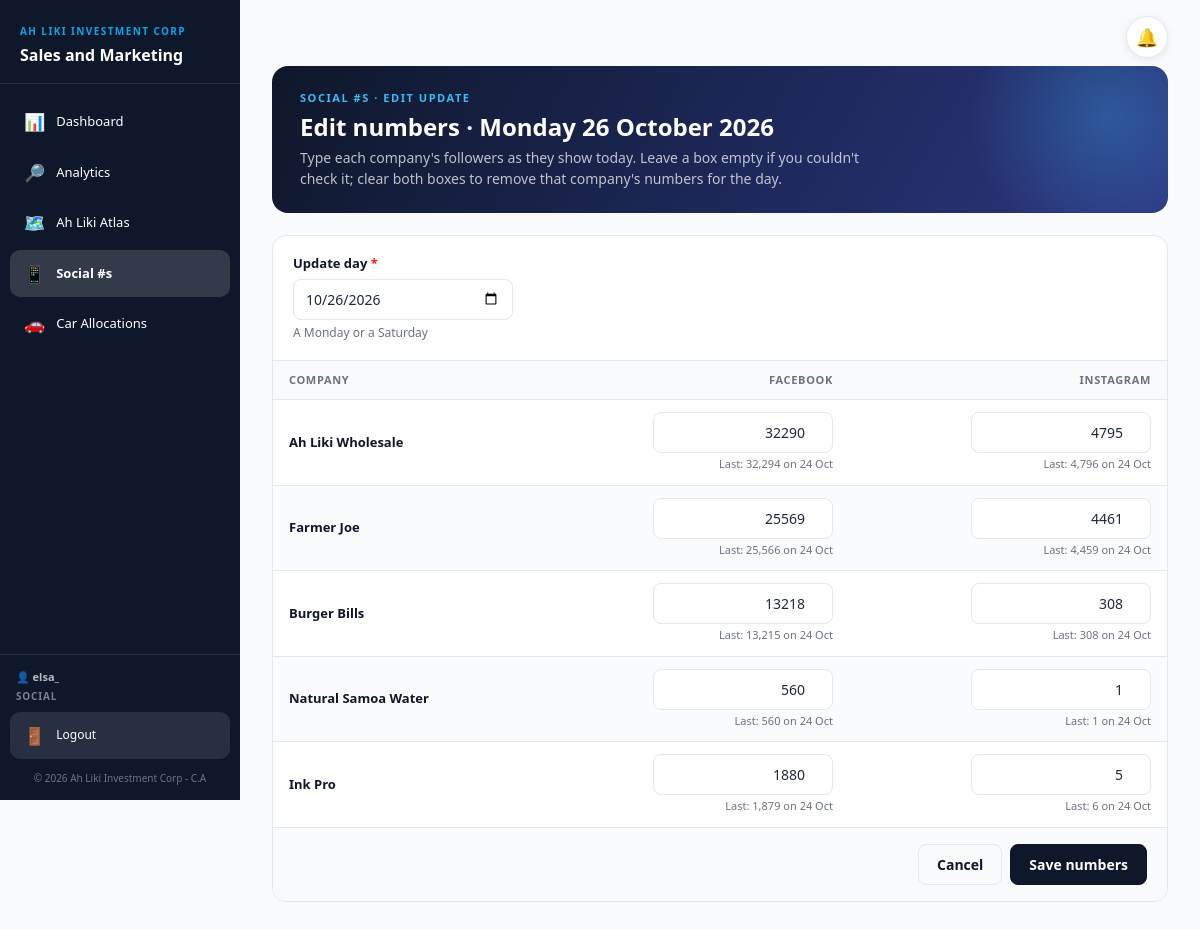
/social/update/ (signed in), run on the app's committed database.
### social/models.py (models this page shows, shortened)
class SocialCount(models.Model):
    company    = models.CharField(max_length=30, choices=COMPANIES)
    date       = models.DateField()
    facebook   = models.PositiveIntegerField('Facebook', null=True, blank=True, help_text='Page followers')
    instagram  = models.PositiveIntegerField('Instagram', null=True, blank=True, help_text='Account followers')
    updated_by = models.ForeignKey(settings.AUTH_USER_MODEL, null=True, blank=True, on_delete=models.SET_NULL,
                                   related_name='+')
    updated_at = models.DateTimeField(auto_now=True)
    class Meta:
        ordering = ['-date', 'company']
        constraints = [models.UniqueConstraint(fields=['company', 'date'], name='social_count_once_per_day')]
        verbose_name = 'social number'

### social/views.py (the view)
# urls.py: path('social/update/',     views.update,    name='social_update'),
@login_required(login_url='login')
def update(request):
    day = last_update_day()
    try:
        picked = datetime.date.fromisoformat(request.GET.get('date') or '')
        if is_update_day(picked) and picked <= office_today():
            day = picked
    except ValueError:
        pass
    company = request.POST.get('company', request.GET.get('company', ''))
    company = company if company in COMPANY_NAMES else ''
    if request.method == 'POST':
        form = SocialUpdateForm(request.POST)
        if form.is_valid():
            day = form.cleaned_data['date']
            saved = removed = 0
            with transaction.atomic():
                for key, values in form.numbers().items():
                    if all(v is None for v in values.values()):
                        removed += SocialCount.objects.filter(company=key, date=day).delete()[0]
                        continue
                    SocialCount.objects.update_or_create(company=key, date=day,
                                                         defaults={**values, 'updated_by': request.user})
                    saved += 1
            said = f'Saved the numbers for {saved} compan{"y" if saved == 1 else "ies"} on {day:%A %d %B %Y}.'
            if removed:
                said += f' Removed {removed} that {"was" if removed == 1 else "were"} cleared.'
            messages.success(request, said)
            return redirect(reverse('social_numbers') + (f'?company={company}' if company else ''))
    else:
        existing = {c.company: c for c in SocialCount.objects.filter(date=day)}
        initial = {'date': day}
        for key, _ in COMPANIES:
            for platform, _ in PLATFORMS:
                initial[f'{key}_{platform}'] = getattr(existing.get(key), platform, None)
        form = SocialUpdateForm(initial=initial)
    previous = _previous_counts(day)
    rows = [{'name': name, 'was': previous.get(key),
             'boxes': [(box, getattr(previous.get(key), platform, None)) for box, platform in
                       ((facebook, 'facebook'), (instagram, 'instagram'))]}
            for key, name, facebook, instagram in form.rows()]
    return render(request, 'social/update.html', {
        'form': form, 'day': day, 'rows': rows, 'company': company,
        'is_new': not SocialCount.objects.filter(date=day).exists(),
    })

### social/forms.py (shortened to what this page needs)
class SocialUpdateForm(forms.Form):
    date = forms.DateField(widget=forms.DateInput(attrs={'type': 'date', 'class': 'sms-input'}),
                           help_text='A Monday or a Saturday')
    def __init__(self, *args, **kwargs):
        super().__init__(*args, **kwargs)
        for key, _ in COMPANIES:
            for platform, label in PLATFORMS:
                self.fields[f'{key}_{platform}'] = forms.IntegerField(
                    label=label, required=False, min_value=0,
                    widget=forms.NumberInput(attrs={'class': 'sms-input', 'min': 0, 'inputmode': 'numeric',
                                                    'placeholder': '—'}))
    def rows(self):
        return [(key, name, self[f'{key}_facebook'], self[f'{key}_instagram']) for key, name in COMPANIES]

### fe_orders/access.py (called while the page is built)
def is_fe(user):
    return (user.is_authenticated and not user.is_superuser
            and user.groups.filter(name=FE_GROUP).exists())

def fe_context(request):
    return {'is_fe': getattr(request, 'is_fe', False)}

    def __call__(self, request):
        request.is_fe = is_fe(request.user)
        if request.is_fe and not self._allowed(request.path_info):
            return redirect('fe_home')
        return self.get_response(request)

### shops/access.py (called while the page is built, shortened)
def roles_of(user):
    if not user.is_authenticated:
        return set()
    if user.is_superuser:
        return {MANAGER}
    return set(user.groups.filter(name__in=ROLES).values_list('name', flat=True))

def finance_roles_of(user):
    if not user.is_authenticated or user.is_superuser:
        return set()
    return set(user.groups.filter(name__in=FINANCE_ROLES).values_list('name', flat=True))

def is_finance(user):
    return bool(finance_roles_of(user)) and not roles_of(user)

def is_hr(user):
    return (user.is_authenticated and not user.is_superuser and not roles_of(user) and not finance_roles_of(user)
            and user.groups.filter(name=HR_GROUP).exists())

def is_social(user):
    return (user.is_authenticated and not user.is_superuser and not roles_of(user) and not finance_roles_of(user)
            and user.groups.filter(name=SOCIAL_GROUP).exists() and not is_hr(user))

def can_see_sales(request):
    return not {'corporate_sales', 'monthly_sales'} <= getattr(request, 'blocked_areas', set())

def role_label(user):
    if is_hr(user):
        return HR_GROUP
    if is_social(user):
        return SOCIAL_GROUP

### social/models.py (called while the page is built)
def office_today():
    from zoneinfo import ZoneInfo
    return timezone.localdate(timezone=ZoneInfo(settings.CAR_TIME_ZONE))

### social/templates/social/update.html (shortened to what this page needs)
{% extends 'shops/base.html' %}
{% load social_tags %}
{% block content %}
<div class="so-hero">
  <div>
    <div class="eyebrow"><a href="{% url 'social_numbers' %}{% if company %}?company={{ company }}{% endif %}" style="color:inherit;text-decoration:none">Social #s</a> · {% if is_new %}New update{% else %}Edit update{% endif %}</div>
    <h2>{% if is_new %}Update numbers{% else %}Edit numbers{% endif %} · {{ day|date:"l j F Y" }}</h2>
    <p>Type each company's followers as they show today. Leave a box empty if you couldn't check it; clear both boxes to remove that company's numbers for the day.</p>
  </div>
</div>
<form method="post" class="sms-card" novalidate>
  <div class="so-form-head">
    <div class="form-group">
      <label class="sms-label" for="{{ form.date.id_for_label }}">Update day <span style="color:var(--danger)">*</span></label>
      {{ form.date }}
      <div class="help">{{ form.date.help_text }}</div>
    </div>
  </div>
  <div style="overflow-x:auto">
  <table class="sms-table so-form-table">
    <thead><tr><th>Company</th><th class="n" style="text-align:right">Facebook</th><th class="n" style="text-align:right">Instagram</th></tr></thead>
    <tbody>
      {% for row in rows %}
      <tr>
        <td><b style="color:var(--primary)">{{ row.name }}</b></td>
        {% for box, was in row.boxes %}
        <td>
          {{ box }}
          {% if row.was %}<div class="was">Last: {{ was|num }} on {{ row.was.date|date:"j M" }}</div>{% endif %}
        </td>
        {% endfor %}
      </tr>
      {% endfor %}
    </tbody>
  </table>
  </div>
  <div class="so-form-foot">
    <a href="{% url 'social_numbers' %}{% if company %}?company={{ company }}{% endif %}" class="btn-sms btn-outline-custom">Cancel</a>
    <button type="submit" class="btn-sms btn-primary-custom">Save numbers</button>
  </div>
</form>
{% endblock %}

### shops/templates/shops/base.html (shortened to what this page needs)
<!DOCTYPE html>
<html lang="en">
<head>
  <link rel="stylesheet" href="https://cdn.jsdelivr.net/npm/bootstrap@5.3.0/dist/css/bootstrap.min.css">
</head>
<body>
<div class="layout">
  <aside class="sidebar" id="sidebar">
    <div class="sidebar-brand">
      <div class="label">Ah Liki Investment Corp</div>
      <div class="title">{% if is_finance %}Finance{% elif is_hr %}Human Resources{% else %}Sales and Marketing{% endif %}</div>
    </div>
    <nav>
      {% with n=request.resolver_match.url_name %}
      {% if is_hr %}
      <div class="nav-section">Career Connect</div>
      <a href="{% url 'hr_vacancies' %}"     class="nav-item-custom {% if n == 'hr_vacancies' or n == 'hr_vacancy_edit' %}active{% endif %}"><span class="nav-icon">💼</span>Vacancies</a>
      <a href="{% url 'hr_vacancy_add' %}"   class="nav-item-custom {% if n == 'hr_vacancy_add' %}active{% endif %}"><span class="nav-icon">➕</span>Post a Vacancy</a>
      <a href="{% url 'career_connect' %}" target="_blank" rel="noopener" class="nav-item-custom"><span class="nav-icon">🎓</span>View Career Connect ↗</a>
      {% else %}
      <a href="{% url 'dashboard' %}"        class="nav-item-custom {% if n == 'dashboard' %}active{% endif %}"><span class="nav-icon">📊</span>Dashboard</a>
      {% if access.analytics %}
      <a href="{% url 'analytics' %}"        class="nav-item-custom {% if n == 'analytics' %}active{% endif %}"><span class="nav-icon">🔎</span>Analytics</a>
      {% elif is_social %}
      <a href="{% url 'social_analytics' %}" class="nav-item-custom {% if n == 'social_analytics' %}active{% endif %}"><span class="nav-icon">🔎</span>Analytics</a>
      {% endif %}
      <a href="{% url 'atlas' %}"            class="nav-item-custom {% if n == 'atlas' %}active{% endif %}"><span class="nav-icon">🗺️</span>Ah Liki Atlas</a>
      {% if access.social %}
      <a href="{% url 'social_numbers' %}"   class="nav-item-custom {% if n == 'social_numbers' or n == 'social_update' or n == 'social_import' or n == 'social_analytics' and not is_social %}active{% endif %}"><span class="nav-icon">📱</span>Social #s</a>
      {% endif %}
      <a href="{% url 'car_allocations' %}"  class="nav-item-custom {% if n == 'car_allocations' %}active{% endif %}"><span class="nav-icon">🚗</span>Car Allocations</a>
      {% endif %}
      {% endwith %}
    </nav>
    <div class="sidebar-footer">
      <div style="color:rgba(255,255,255,.7);font-size:11px;font-weight:600;margin-bottom:8px;padding:0 6px">
        👤 {{ user.username }}
        {% if not is_fe %}<div style="color:rgba(255,255,255,.45);font-size:10px;font-weight:700;text-transform:uppercase;letter-spacing:.08em;margin-top:3px">{{ user_role }}</div>{% endif %}
      </div>
      <a href="{% url 'logout' %}" class="nav-item-custom" style="font-size:12px;margin:0;background:rgba(255,255,255,.1)"><span class="nav-icon">🚪</span>Logout</a>
      <div style="color:rgba(255,255,255,.4);font-size:10px;text-align:center;margin-top:12px">© 2026 Ah Liki Investment Corp - C.A</div>
    </div>
  </aside>
  <main class="main-content">
    <div class="top-actions">{% if not is_hr %}{% include 'car_allocations/_notifications.html' %}{% endif %}</div>
    {% block content %}{% endblock %}
  </main>
</div>
</body>
</html>

### shops/templates/shops/base.html (style rules this page uses)
:root { --primary: #0F172A; --primary2: #1E293B; --accent: #0EA5E9; --accent-light: #38BDF8; --surface: #F8FAFC; --card: #FFFFFF; --muted: #6B7280; --border: #E2E8F0; --success: #16A34A; --danger: #DC2626; --info: #2563EB; --text-primary: #0F172A; --text-secondary: #475569; }
* { box-sizing: border-box; }
body { font-family: 'Segoe UI', system-ui, sans-serif; background: var(--surface); min-height: 100vh; margin: 0; color: #1F2937; }
.layout { display: flex; min-height: 100vh; }
.sidebar { width: 240px; flex-shrink: 0; background: var(--primary); display: flex; flex-direction: column; position: sticky; top: 0; height: 100vh; overflow-y: auto; }
.sidebar-brand { padding: 24px 20px 16px; border-bottom: 1px solid rgba(255,255,255,.1); }
.sidebar-brand .label { color: var(--accent); font-size: 10px; font-weight: 800; letter-spacing: .14em; text-transform: uppercase; margin-bottom: 4px; }
.sidebar-brand .title { color: #fff; font-size: 16px; font-weight: 700; }
.sidebar nav { flex: 1; padding: 14px 10px; }
.nav-item-custom { display: flex; align-items: center; gap: 11px; width: 100%; padding: 11px 14px; border: none; border-radius: 10px; margin-bottom: 3px; cursor: pointer; color: #fff; font-weight: 400; font-size: 13px; text-decoration: none; background: transparent; transition: background .15s; white-space: nowrap; }
.nav-item-custom:hover, .nav-item-custom.active { background: rgba(255,255,255,.15); color: #fff; font-weight: 700; }
.nav-icon { font-size: 17px; }
.sidebar-footer { padding: 14px 10px; border-top: 1px solid rgba(255,255,255,.1); }
.main-content { flex: 1; padding: 32px; min-width: 0; }
.top-actions { display: flex; justify-content: flex-end; margin: -16px 0 8px; }
.btn-primary-custom { background: var(--primary); color: #fff; border: 1px solid var(--primary); }
.btn-outline-custom { background: transparent; color: var(--primary); border: 1px solid var(--border); }
.btn-sms { border-radius: 8px; padding: 9px 18px; font-size: 14px; font-weight: 600; cursor: pointer; display: inline-flex; align-items: center; gap: 6px; text-decoration: none; }
.sms-table { width: 100%; border-collapse: collapse; font-size: 13px; }
.sms-table thead tr { background: var(--surface); }
.sms-table th { padding: 11px 16px; text-align: left; font-weight: 700; color: var(--muted); font-size: 11px; text-transform: uppercase; letter-spacing: .06em; border-bottom: 1px solid var(--border); }
.sms-table td { padding: 12px 16px; border-bottom: 1px solid var(--border); }
.sms-table tbody tr:last-child td { border-bottom: none; }
.sms-table tbody tr:nth-child(even) { background: #FAFBFD; }
.sms-card { background: var(--card); border: 1px solid var(--border); border-radius: 14px; overflow: hidden; }
.sms-input { width:100%; padding:9px 12px; border:1px solid var(--border); border-radius:8px; font-size:14px; background:var(--card); color:#1F2937; outline:none; }
.sms-label { display:block; margin-bottom:5px; font-size:13px; font-weight:600; color:var(--primary); }
.form-group { margin-bottom:14px; }

### data on the page
SocialCount: name "Ah Liki Wholesale", boxes "32290" "4795", boxes "32,294" "4,796", was "24 Oct" "24 Oct"
SocialCount: name "Farmer Joe", boxes "25569" "4461", boxes "25,566" "4,459", was "24 Oct" "24 Oct"
SocialCount: name "Burger Bills", boxes "13218" "308", boxes "13,215" "308", was "24 Oct" "24 Oct"
SocialCount: name "Natural Samoa Water", boxes "560" "1", boxes "560" "1", was "24 Oct" "24 Oct"
SocialCount: name "Ink Pro", boxes "1880" "5", boxes "1,879" "6", was "24 Oct" "24 Oct"

### other printed values
{{ user.username }} "elsa_"
{{ user_role }} "SOCIAL"
{{ day|date:"l j F Y" }} "Monday 26 October 2026"
